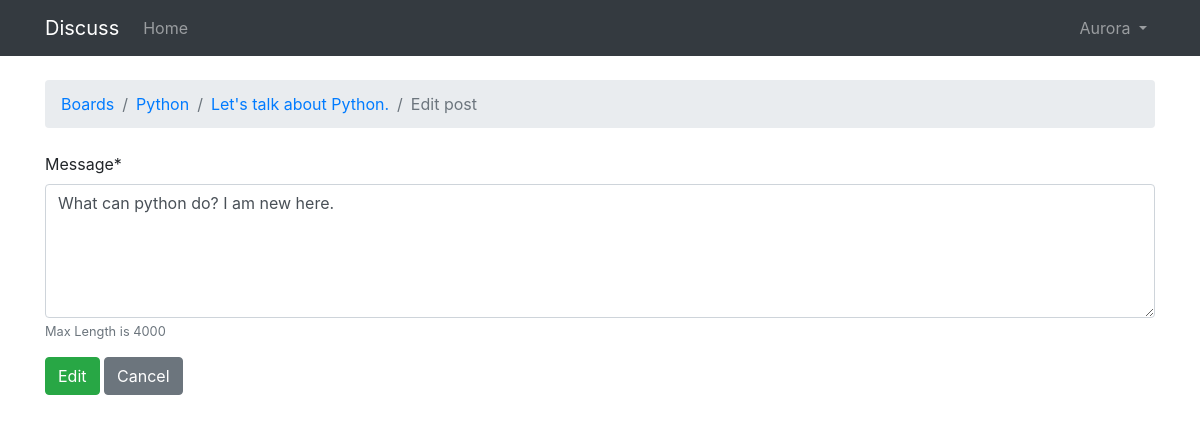
/boards/1/topics/1/posts/1/edit/ (signed in), run on an earlier commit of the app's database.
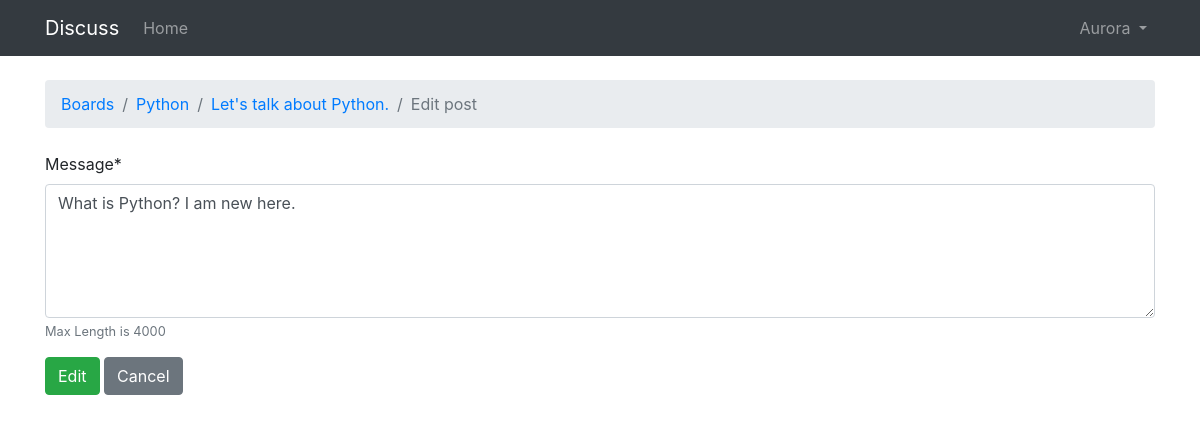
And on a later commit of the database.
### boards/models.py (models this page shows, shortened)
class Post(models.Model):
    message = models.TextField(max_length=4000)
    topic = models.ForeignKey(Topic, on_delete=models.CASCADE, related_name='posts')
    created_by = models.ForeignKey(User, on_delete=models.CASCADE, related_name='posts')
    updated_by = models.ForeignKey(User, on_delete=models.CASCADE, null=True, related_name='+')
    created_at = models.DateTimeField(auto_now_add=True)
    updated_at = models.DateTimeField(null=True)

class Topic(models.Model):
    subject = models.CharField(max_length=200)
    last_updated = models.DateTimeField(auto_now_add=True)
    starter = models.ForeignKey(User, on_delete=models.CASCADE, related_name='topics')
    board = models.ForeignKey(Board, on_delete=models.CASCADE, related_name='topics')
    views = models.PositiveIntegerField(default=0)

class Board(models.Model):
    name = models.CharField(max_length=30, unique=True)
    description = models.CharField(max_length=300)

### boards/views.py (the view, shortened to what this page needs)
# urls.py: path('topics/<int:topic_pk>/posts/<int:post_pk>/edit/', views.PostUpdateView.as_view(), name='edit_post'),
@ method_decorator(login_required, name='dispatch')
class PostUpdateView(UpdateView):
    model = Post
    form_class = PostForm
    pk_url_kwarg = 'post_pk'
    template_name = 'boards/edit_post.html'
    context_object_name = 'post'
    def get_queryset(self):
        queryset = super().get_queryset()
        return queryset.filter(created_by=self.request.user)

### boards/forms.py
class PostForm(forms.ModelForm):
    class Meta:
        model = Post
        fields = ['message']
        help_texts = {'message': 'Max Length is 4000'}
        widgets = {'message': forms.Textarea(attrs={'rows': 5})}

### boards/templates/boards/edit_post.html (shortened to what this page needs)
{% extends 'base.html' %}
{% block breadcrumb %}
  <li class="breadcrumb-item"><a href="{% url 'home' %}">Boards</a></li>
  <li class="breadcrumb-item"><a href="{% url 'board_topics' post.topic.board.pk %}">{{ post.topic.board.name }}</a></li>
  <li class="breadcrumb-item"><a href="{% url 'topic_posts' post.topic.board.pk post.topic.pk %}">{{ post.topic.subject }}</a></li>
  <li class="breadcrumb-item active">Edit post</li>
{% endblock %}
{% block content %}
  <form class="mb-4" method="post" novalidate>
    {% include 'includes/form.html' %}
    <button class="btn btn-success" type="submit">Edit</button>
    <a class="btn btn-secondary" href="{% url 'topic_posts' post.topic.board.pk post.topic.pk %}">Cancel</a>
  </form>
{% endblock %}

### templates/includes/form.html
{% load crispy_forms_tags %}
{{ form|crispy }}

What changed in the data, as far as the page shows it:
changed Post "Python": message "What can python do? I am new here." → "What is Python? I am new here."
